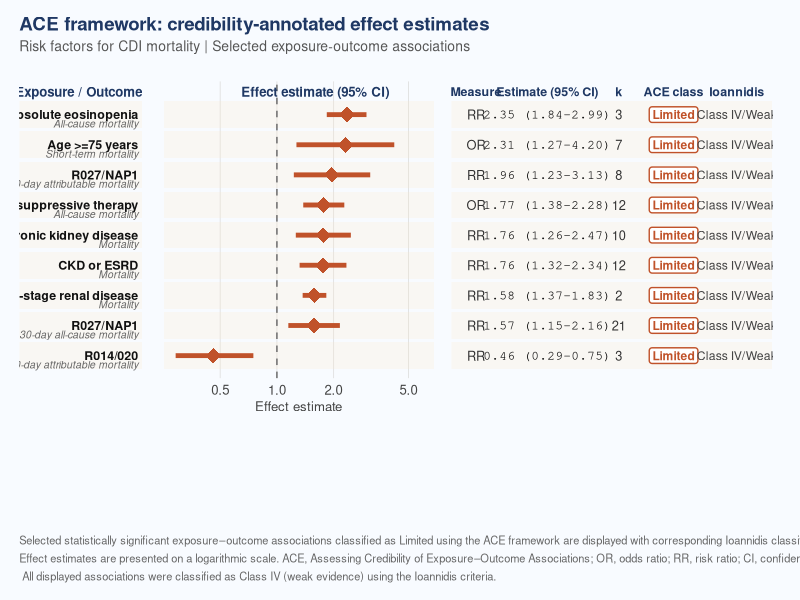
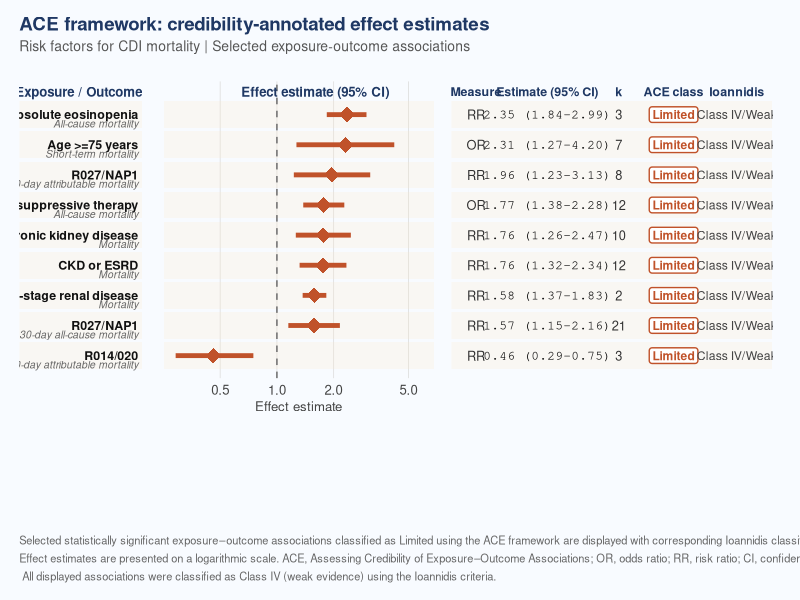
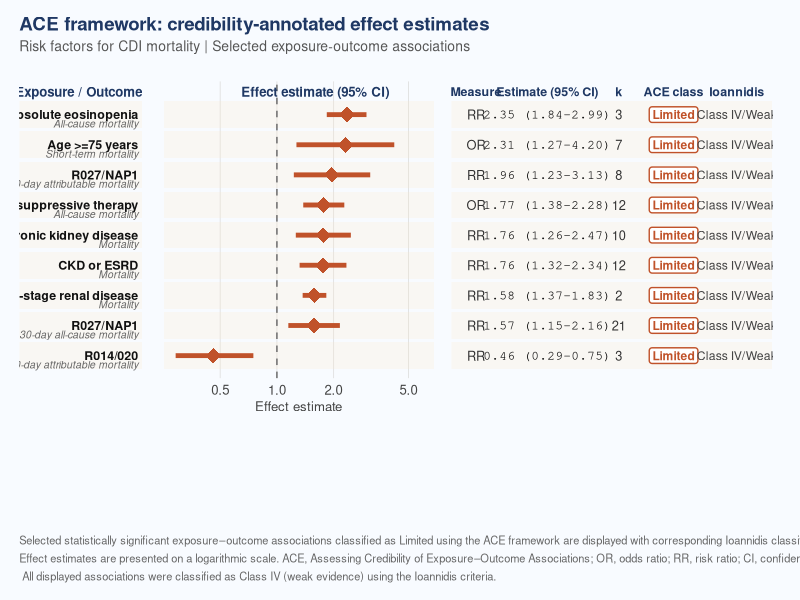

R code for these plots, in order:
# =============================================================================
# ACE vs Ioannidis 
# =============================================================================


library(ggplot2)
library(dplyr)
library(patchwork)

# =============================================================================
# DATA: Moderate and Limited ACE classifications only
# =============================================================================
df <- data.frame(
  exposure = c(
    "Chronic kidney disease",
    "End-stage renal disease",
    "CKD or ESRD",
    "Absolute eosinopenia",
    "Immunosuppressive therapy",
    "R014/020",
    "R027/NAP1",
    "R027/NAP1",
    "Age >=75 years"
  ),
  outcome = c(
    "Mortality",
    "Mortality",
    "Mortality",
    "All-cause mortality",
    "All-cause mortality",
    "30-day attributable mortality",
    "30-day attributable mortality",
    "30-day all-cause mortality",
    "Short-term mortality"
  ),
  est = c(
    1.76,
    1.58,
    1.76,
    2.35,
    1.77,
    0.46,
    1.96,
    1.57,
    2.31
  ),
  lo = c(
    1.26,
    1.37,
    1.32,
    1.84,
    1.38,
    0.29,
    1.23,
    1.15,
    1.27
  ),
  hi = c(
    2.47,
    1.83,
    2.34,
    2.99,
    2.28,
    0.75,
    3.13,
    2.16,
    4.20
  ),
  em = c(
    "RR",
    "RR",
    "RR",
    "RR",
    "OR",
    "RR",
    "RR",
    "RR",
    "OR"
  ),
  k = c(
    10,
    2,
    12,
    3,
    12,
    3,
    8,
    21,
    7
  ),
  classification = c(
    "Limited",
    "Limited",
    "Limited",
    "Limited",
    "Limited",
    "Limited",
    "Limited",
    "Limited",
    "Limited"
  ),
  ioannidis = c(
    "Class IV/Weak",
    "Class IV/Weak",
    "Class IV/Weak",
    "Class IV/Weak",
    "Class IV/Weak",
    "Class IV/Weak",
    "Class IV/Weak",
    "Class IV/Weak",
    "Class IV/Weak"
  ),
  stringsAsFactors = FALSE
)
# =============================================================================
# STYLE
# =============================================================================

tier_num <- c("Moderate" = 2, "Limited" = 1)

col_tier <- c(
  "Moderate" = "#B8860B",
  "Limited"  = "#C0522A"
)

bg_tier <- c(
  "Moderate" = "#FFF3CD",
  "Limited"  = "#FDE8C8"
)

bg_fig <- "#F8FBFF"

# =============================================================================
# HELPER FUNCTION
# =============================================================================

make_ace_panel <- function(dat, panel_title, log_scale = TRUE) {
  
  dat <- dat %>%
    mutate(
      em = trimws(em),
      tier_num = tier_num[classification],
      est_fmt = ifelse(
        em == "RD",
        sprintf("%.2f (%.2f to %.2f)", est, lo, hi),
        sprintf("%.2f (%.2f–%.2f)", est, lo, hi)
      )
    ) %>%
    arrange(desc(tier_num), desc(abs(est))) %>%
    mutate(y = rev(seq_len(n())) * 1.18)
  
  if (log_scale) {
    dat <- dat %>% filter(est > 0, lo > 0, hi > 0)
  }
  
  y_max <- max(dat$y)
  y_hdr <- y_max + 0.9
  
  x_min <- if (log_scale) 0.25 else -14
  x_max <- if (log_scale) 6.8 else 4
  
  seps <- dat %>%
    arrange(desc(y)) %>%
    mutate(
      next_class = lead(classification),
      sep_y = y - 0.59
    ) %>%
    filter(!is.na(next_class), classification != next_class) %>%
    pull(sep_y)
  
  # -------------------------
  # LEFT PANEL
  # -------------------------
  p_left <- ggplot(dat, aes(y = y)) +
    geom_rect(
      aes(
        xmin = 0.38, xmax = 1,
        ymin = y - 0.52, ymax = y + 0.52,
        fill = classification
      ),
      alpha = 0.22
    ) +
    scale_fill_manual(values = bg_tier, guide = "none") +
    geom_text(
      aes(x = 0.98, label = exposure),
      hjust = 1,
      size = 3.15,
      colour = "#111111",
      fontface = "bold"
    ) +
    geom_text(
      aes(x = 0.98, y = y - 0.35, label = outcome),
      hjust = 1,
      size = 2.65,
      colour = "#666666",
      fontface = "italic"
    ) +
    annotate(
      "text",
      x = 1, y = y_hdr,
      label = "Exposure / Outcome",
      hjust = 1,
      size = 3.35,
      colour = "#1F3864",
      fontface = "bold"
    ) +
    scale_x_continuous(limits = c(0.38, 1), expand = c(0, 0)) +
    scale_y_continuous(limits = c(0.3, y_max + 1.3), expand = c(0, 0)) +
    theme_void() +
    theme(
      plot.background = element_rect(fill = bg_fig, colour = NA),
      plot.margin = margin(15, 0, 15, 2)
    )
  
  for (s in seps) {
    p_left <- p_left +
      annotate(
        "segment",
        x = 0.38, xend = 1,
        y = s, yend = s,
        colour = "#BBBBBB",
        linewidth = 0.4
      )
  }
  
  # -------------------------
  # FOREST PANEL
  # -------------------------
  p_forest <- ggplot(dat, aes(y = y)) +
    geom_rect(
      aes(
        xmin = x_min, xmax = x_max,
        ymin = y - 0.52, ymax = y + 0.52,
        fill = classification
      ),
      alpha = 0.22
    ) +
    scale_fill_manual(values = bg_tier, guide = "none") +
    geom_vline(
      xintercept = ifelse(log_scale, 1, 0),
      linetype = "dashed",
      colour = "#777777",
      linewidth = 0.55
    ) +
    geom_segment(
      aes(
        x = lo, xend = hi,
        y = y, yend = y,
        colour = classification
      ),
      linewidth = 1.65
    ) +
    geom_point(
      aes(x = est, colour = classification),
      shape = 18,
      size = 5.0
    ) +
    scale_colour_manual(values = col_tier, guide = "none") +
    annotate(
      "text",
      x = ifelse(log_scale, 1.6, mean(c(x_min, x_max))),
      y = y_hdr,
      label = panel_title,
      size = 3.35,
      colour = "#1F3864",
      fontface = "bold"
    ) +
    scale_y_continuous(limits = c(0.3, y_max + 1.3), expand = c(0, 0)) +
    labs(
      x = ifelse(log_scale, "Effect estimate", "Risk difference"),
      y = NULL
    ) +
    theme_minimal(base_size = 10.5) +
    theme(
      plot.background = element_rect(fill = bg_fig, colour = NA),
      panel.background = element_rect(fill = bg_fig, colour = NA),
      panel.grid.major.y = element_blank(),
      panel.grid.minor = element_blank(),
      panel.grid.major.x = element_line(colour = "#E0E0E0", linewidth = 0.3),
      axis.text.y = element_blank(),
      axis.ticks.y = element_blank(),
      axis.title.x = element_text(size = 9.5, colour = "#444444"),
      axis.text.x = element_text(size = 9.5, colour = "#444444"),
      plot.margin = margin(15, 3, 15, 3)
    )
  
  for (s in seps) {
    p_forest <- p_forest +
      annotate(
        "segment",
        x = x_min, xend = x_max,
        y = s, yend = s,
        colour = "#BBBBBB",
        linewidth = 0.4
      )
  }
  
  if (log_scale) {
    p_forest <- p_forest +
      scale_x_log10(
        breaks = c(0.5, 1, 2, 5),
        labels = c("0.5", "1.0", "2.0", "5.0")
      ) +
      coord_cartesian(xlim = c(x_min, x_max))
  } else {
    p_forest <- p_forest +
      scale_x_continuous(
        breaks = c(-12, -8, -4, 0, 4)
      ) +
      coord_cartesian(xlim = c(x_min, x_max))
  }
  
  # -------------------------
  # RIGHT PANEL
  # Reduced column spacing:
  # Measure | Estimate | k | ACE | Ioannidis
  # -------------------------
  x_em  <- 0.45
  x_est <- 1.75
  x_k   <- 3.05
  x_ace <- 4.05
  x_io  <- 5.20
  
  p_right <- ggplot(dat, aes(y = y)) +
    geom_rect(
      aes(
        xmin = 0, xmax = 5.85,
        ymin = y - 0.52, ymax = y + 0.52,
        fill = classification
      ),
      alpha = 0.22
    ) +
    scale_fill_manual(values = bg_tier, guide = "none") +
    geom_text(
      aes(x = x_em, label = em),
      size = 3.25,
      colour = "#333333"
    ) +
    geom_text(
      aes(x = x_est, label = est_fmt),
      size = 3.25,
      colour = "#111111",
      family = "mono"
    ) +
    geom_text(
      aes(x = x_k, label = k),
      size = 3.25,
      colour = "#333333"
    ) +
    geom_label(
      aes(x = x_ace, label = classification, colour = classification),
      fill = "white",
      size = 3.05,
      fontface = "bold",
      label.padding = unit(0.23, "lines"),
      label.r = unit(0.20, "lines"),
      label.size = 0.48,
      show.legend = FALSE
    ) +
    geom_text(
      aes(x = x_io, label = ioannidis),
      size = 3.1,
      colour = "#444444",
      fontface = "plain"
    ) +
    scale_colour_manual(values = col_tier, guide = "none") +
    annotate(
      "text",
      x = x_em, y = y_hdr,
      label = "Measure",
      size = 3.15,
      colour = "#1F3864",
      fontface = "bold"
    ) +
    annotate(
      "text",
      x = x_est, y = y_hdr,
      label = "Estimate (95% CI)",
      size = 3.15,
      colour = "#1F3864",
      fontface = "bold"
    ) +
    annotate(
      "text",
      x = x_k, y = y_hdr,
      label = "k",
      size = 3.15,
      colour = "#1F3864",
      fontface = "bold"
    ) +
    annotate(
      "text",
      x = x_ace, y = y_hdr,
      label = "ACE class",
      size = 3.15,
      colour = "#1F3864",
      fontface = "bold"
    ) +
    annotate(
      "text",
      x = x_io, y = y_hdr,
      label = "Ioannidis",
      size = 3.15,
      colour = "#1F3864",
      fontface = "bold"
    ) +
    scale_x_continuous(limits = c(0, 5.85), expand = c(0, 0)) +
    scale_y_continuous(limits = c(0.3, y_max + 1.3), expand = c(0, 0)) +
    theme_void() +
    theme(
      plot.background = element_rect(fill = bg_fig, colour = NA),
      plot.margin = margin(15, 8, 15, 0)
    )
  
  for (s in seps) {
    p_right <- p_right +
      annotate(
        "segment",
        x = 0, xend = 5.85,
        y = s, yend = s,
        colour = "#BBBBBB",
        linewidth = 0.4
      )
  }
  
  p_left + p_forest + p_right +
    plot_layout(widths = c(1.55, 3.75, 4.05))
}

# =============================================================================
# SPLIT DATA
# =============================================================================

df <- df %>% mutate(em = trimws(em))

df_ratio <- df %>% filter(em %in% c("OR", "RR"))
df_rd    <- df %>% filter(em == "RD")

ratio_panel <- make_ace_panel(
  df_ratio,
  panel_title = "Effect estimate (95% CI)",
  log_scale = TRUE)


# =============================================================================
# COMBINE
# =============================================================================

combined <- ratio_panel +
  plot_layout(heights = c(4.8, 1.4)) +
  plot_annotation(
    title = "ACE framework: credibility-annotated effect estimates",
    subtitle = paste0(
      "Risk factors for CDI mortality | ",
      "Selected exposure-outcome associations"
    ),
    caption = paste0(
      "Selected statistically significant exposure–outcome associations classified as Limited using the ACE framework are displayed with corresponding Ioannidis classifications.; \n", 
      "Effect estimates are presented on a logarithmic scale. ACE, Assessing Credibility of Exposure–Outcome Associations; OR, odds ratio; RR, risk ratio; CI, confidence interval; k, number of primary studies contributing to the anchor meta-analysis.;\n ", 
      "All displayed associations were classified as Class IV (weak evidence) using the Ioannidis criteria."
    ),
    theme = theme(
      plot.background = element_rect(fill = bg_fig, colour = NA),
      plot.title = element_text(
        size = 13.5,
        face = "bold",
        colour = "#1F3864",
        margin = margin(b = 4)
      ),
      plot.subtitle = element_text(
        size = 10,
        colour = "#555555",
        margin = margin(b = 4)
      ),
      plot.caption = element_text(
        size = 8,
        colour = "#666666",
        hjust = 0,
        lineheight = 1.35,
        margin = margin(t = 10)
      ),
      plot.margin = margin(12, 12, 12, 12)
    )
  )

combined

# =============================================================================
# SAVE
# =============================================================================

ggsave(
  "outputs/ACE_credibility_annotated_forest_ace_ioannidis.png",
  combined,
  width = 20,
  height = 10.5,
  dpi = 300,
  bg = bg_fig
)

ggsave(
  "outputs/ACE_credibility_annotated_forest_ace_Ioannidis.tiff",
  combined,
  width = 20,
  height = 10.5,
  dpi = 300,
  compression = "lzw",
  bg = bg_fig
)
